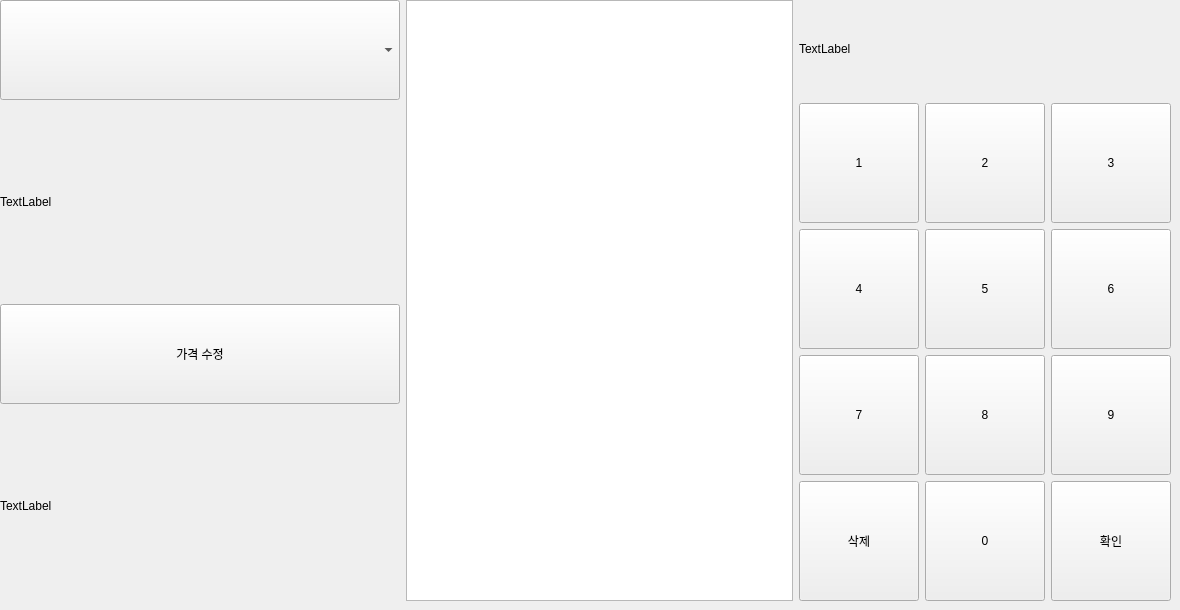
                     <widget class="QWidget" name="change_Sales">
                      <widget class="QWidget" name="gridLayoutWidget">
                       <property name="geometry">
                        <rect>
                         <x>0</x>
                         <y>0</y>
                         <width>1171</width>
                         <height>601</height>
                        </rect>
                       </property>
                       <layout class="QGridLayout" name="gridLayout_6">
                        <item row="0" column="2" rowspan="4">
                         <layout class="QGridLayout" name="gridLayout_7">
                          <item row="3" column="1">
                           <widget class="QPushButton" name="Btn_8">
                            <property name="minimumSize">
                             <size>
                              <width>120</width>
                              <height>120</height>
                             </size>
                            </property>
                            <property name="maximumSize">
                             <size>
                              <width>120</width>
                              <height>120</height>
                             </size>
                            </property>
                            <property name="text">
                             <string>8</string>
                            </property>
                           </widget>
                          </item>
                          <item row="0" column="0" colspan="3">
                           <widget class="QLabel" name="Lbl_Menu_Change_Label">
                            <property name="minimumSize">
                             <size>
                              <width>320</width>
                              <height>0</height>
                             </size>
                            </property>
                            <property name="maximumSize">
                             <size>
                              <width>320</width>
                              <height>16777215</height>
                             </size>
                            </property>
                            <property name="text">
                             <string>TextLabel</string>
                            </property>
                           </widget>
                          </item>
                          <item row="4" column="2">
                           <widget class="QPushButton" name="Btn_Change_Commit">
                            <property name="minimumSize">
                             <size>
                              <width>120</width>
                              <height>120</height>
                             </size>
                            </property>
                            <property name="maximumSize">
                             <size>
                              <width>120</width>
                              <height>120</height>
                             </size>
                            </property>
                            <property name="text">
                             <string>확인</string>
                            </property>
                           </widget>
                          </item>
                          <item row="2" column="0">
                           <widget class="QPushButton" name="Btn_4">
                            <property name="minimumSize">
                             <size>
                              <width>120</width>
                              <height>120</height>
                             </size>
                            </property>
                            <property name="maximumSize">
                             <size>
                              <width>120</width>
                              <height>120</height>
                             </size>
                            </property>
                            <property name="text">
                             <string>4</string>
                            </property>
                           </widget>
                          </item>
                          <item row="1" column="2">
                           <widget class="QPushButton" name="Btn_3">
                            <property name="minimumSize">
                             <size>
                              <width>120</width>
                              <height>120</height>
                             </size>
                            </property>
                            <property name="maximumSize">
                             <size>
                              <width>120</width>
                              <height>120</height>
                             </size>
                            </property>
                            <property name="text">
                             <string>3</string>
                            </property>
                           </widget>
                          </item>
                          <item row="2" column="1">
                           <widget class="QPushButton" name="Btn_5">
                            <property name="minimumSize">
                             <size>
                              <width>120</width>
                              <height>120</height>
                             </size>
                            </property>
                            <property name="maximumSize">
                             <size>
                              <width>120</width>
                              <height>120</height>
                             </size>
                            </property>
                            <property name="text">
                             <string>5</string>
                            </property>
                           </widget>
                          </item>
                          <item row="3" column="0">
                           <widget class="QPushButton" name="Btn_7">
                            <property name="minimumSize">
                             <size>
                              <width>120</width>
                              <height>120</height>
                             </size>
                            </property>
                            <property name="maximumSize">
                             <size>
                              <width>120</width>
                              <height>120</height>
                             </size>
                            </property>
                            <property name="text">
                             <string>7</string>
                            </property>
                           </widget>
                          </item>
                          <item row="4" column="0">
                           <widget class="QPushButton" name="Btn_Del">
                            <property name="minimumSize">
                             <size>
                              <width>120</width>
                              <height>120</height>
                             </size>
                            </property>
                            <property name="maximumSize">
                             <size>
                              <width>120</width>
                              <height>120</height>
                             </size>
                            </property>
                            <property name="text">
                             <string>삭제</string>
                            </property>
                           </widget>
                          </item>
                          <item row="3" column="2">
                           <widget class="QPushButton" name="Btn_9">
                            <property name="minimumSize">
                             <size>
                              <width>120</width>
                              <height>120</height>
                             </size>
                            </property>
                            <property name="maximumSize">
                             <size>
                              <width>120</width>
                              <height>120</height>
                             </size>
                            </property>
                            <property name="text">
                             <string>9</string>
                            </property>
                           </widget>
                          </item>
                          <item row="1" column="0">
                           <widget class="QPushButton" name="Btn_1">
                            <property name="minimumSize">
                             <size>
                              <width>120</width>
                              <height>120</height>
                             </size>
                            </property>
                            <property name="maximumSize">
                             <size>
                              <width>120</width>
                              <height>120</height>
                             </size>
                            </property>
                            <property name="text">
                             <string>1</string>
                            </property>
                           </widget>
                          </item>
                          <item row="1" column="1">
                           <widget class="QPushButton" name="Btn_2">
                            <property name="minimumSize">
                             <size>
                              <width>120</width>
                              <height>120</height>
                             </size>
                            </property>
                            <property name="maximumSize">
                             <size>
                              <width>120</width>
                              <height>120</height>
                             </size>
                            </property>
                            <property name="text">
                             <string>2</string>
                            </property>
                           </widget>
                          </item>
                          <item row="2" column="2">
                           <widget class="QPushButton" name="Btn_6">
                            <property name="minimumSize">
                             <size>
                              <width>120</width>
                              <height>120</height>
                             </size>
                            </property>
                            <property name="maximumSize">
                             <size>
                              <width>120</width>
                              <height>120</height>
                             </size>
                            </property>
                            <property name="text">
                             <string>6</string>
                            </property>
                           </widget>
                          </item>
                          <item row="4" column="1">
                           <widget class="QPushButton" name="Btn_0">
                            <property name="minimumSize">
                             <size>
                              <width>120</width>
                              <height>120</height>
                             </size>
                            </property>
                            <property name="maximumSize">
                             <size>
                              <width>120</width>
                              <height>120</height>
                             </size>
                            </property>
                            <property name="text">
                             <string>0</string>
                            </property>
                           </widget>
                          </item>
                         </layout>
                        </item>
                        <item row="3" column="0">
                         <widget class="QLabel" name="Lbl_Check_Text">
                          <property name="maximumSize">
                           <size>
                            <width>400</width>
                            <height>16777215</height>
                           </size>
                          </property>
                          <property name="sizeIncrement">
                           <size>
                            <width>400</width>
                            <height>0</height>
                           </size>
                          </property>
                          <property name="text">
                           <string>TextLabel</string>
                          </property>
                         </widget>
                        </item>
                        <item row="2" column="0">
                         <widget class="QPushButton" name="Btn_Change_Price">
                          <property name="minimumSize">
                           <size>
                            <width>0</width>
                            <height>100</height>
                           </size>
                          </property>
                          <property name="maximumSize">
                           <size>
                            <width>400</width>
                            <height>100</height>
                           </size>
                          </property>
                          <property name="sizeIncrement">
                           <size>
                            <width>400</width>
                            <height>0</height>
                           </size>
                          </property>
                          <property name="text">
                           <string>가격 수정</string>
                          </property>
                         </widget>
                        </item>
                        <item row="1" column="0">
                         <widget class="QLabel" name="Lbl_Now_Menu_Price">
                          <property name="maximumSize">
                           <size>
                            <width>400</width>
                            <height>16777215</height>
                           </size>
                          </property>
                          <property name="sizeIncrement">
                           <size>
                            <width>400</width>
                            <height>0</height>
                           </size>
                          </property>
                          <property name="text">
                           <string>TextLabel</string>
                          </property>
                         </widget>
                        </item>
                        <item row="0" column="0">
                         <widget class="QComboBox" name="Cbo_Menu">
                          <property name="sizePolicy">
                           <sizepolicy hsizetype="Preferred" vsizetype="Preferred">
                            <horstretch>0</horstretch>
                            <verstretch>0</verstretch>
                           </sizepolicy>
                          </property>
                          <property name="minimumSize">
                           <size>
                            <width>400</width>
                            <height>100</height>
                           </size>
                          </property>
                          <property name="maximumSize">
                           <size>
                            <width>400</width>
                            <height>100</height>
                           </size>
                          </property>
                          <property name="sizeIncrement">
                           <size>
                            <width>400</width>
                            <height>0</height>
                           </size>
                          </property>
                         </widget>
                        </item>
                        <item row="0" column="1" rowspan="4">
                         <widget class="QListView" name="listView"/>
                        </item>
                       </layout>
                      </widget>
                     </widget>
